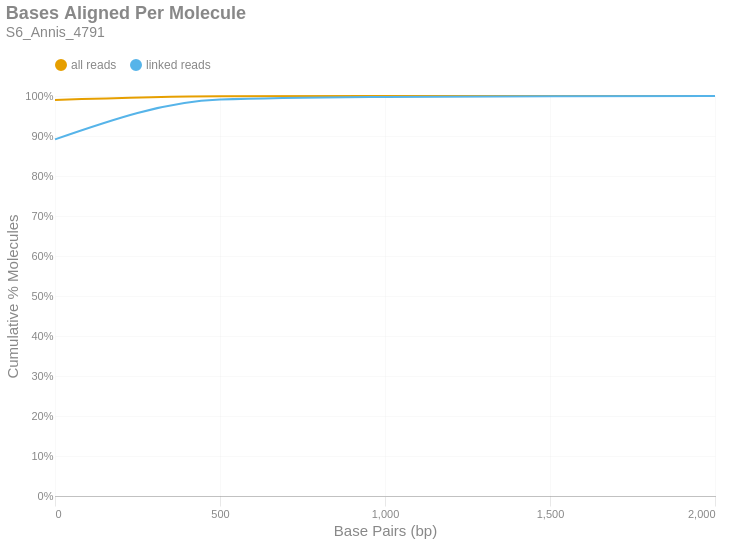

Notebook code for this chart:
### Markdown cell above
### Bases Aligned Per Molecule
This is a cumulative frequency distribution showing the number of base pairs aligned per unique molecule. These data are shown in 500 bp bins. There are two distributions: one with `all reads` (yellow) and another with only `linked reads` (blue). The percent of molecules in the `linked reads` distribution is relative to the total number of linked molecules.

### Code cell
if SKIPLR:
    print_html(f"Skipped")
else:
    binned_df = consolidated_hist(valids['aligned_bp'], mask, 500, True)
    with SafeRender(binned_df):
        (
            density_plot(binned_df, 'Bases Aligned Per Molecule', samplename, 'basesper')
            .encode(
                x=alt.X('bin:Q', title="Base Pairs (bp)").axis(tickMinStep=500).scale(padding=0),
                y=alt.Y('value:Q', title='Cumulative % Molecules')
                    .axis(format='%')
                    .scale(domain = [0,1])
                    .stack(False),
                color=alt.Color("key:N").scale(domain = ["all reads", "linked reads"]),
                tooltip = [
                    alt.Tooltip("key:N", title = "Data Type"),
                    alt.Tooltip("range_label:N", title="Bases Aligned Per Molecule"),
                    alt.Tooltip("value:Q", format = ".2%", title="% Molecules (Cum.)")
                ]
            )
        ).display()

### Figure 1 — Vega-Lite specification as saved in the notebook (floating-point values rounded to 4 significant figures)
{"width": "container", "height": 400, "config": {"title": {"anchor": "start", "dy": -15, "fontSize": 18, "color": "#888888", "subtitleColor": "#888888", "subtitleFontSize": 14}, "arc": {"fill": "#0072B2"}, "axis": {"domainColor": "#888888", "domainWidth": 0.5, "gridWidth": 0.2, "grid": false, "titleFontWeight": 400, "titleFontSize": 15, "labelFontSize": 11, "labelColor": "#888888", "tickColor": "#888888", "tickWidth": 0.2, "titleColor": "#888888"}, "axisBand": {"grid": false}, "axisX": {"grid": true, "tickSize": 10, "domainCap": "round"}, "axisY": {"domain": false, "grid": true, "tickSize": 0, "domainCap": "round"}, "background": "transparent", "header": {"labelFontSize": 15, "labelColor": "#888888", "titleFontSize": 15, "titleFontWeight": 600, "titleColor": "#888888"}, "legend": {"labelFont": "sans-serif", "labelFontSize": 12, "labelColor": "#888888", "symbolSize": 100, "symbolType": "circle", "titleFontSize": 12, "titlePadding": 10, "titleColor": "#888888", "title": null, "orient": "top"}, "range": {"category": ["#E69F00", "#56B4E9", "#009E73", "#F0E442", "#0072B2", "#D55E00", "#CC79A7", "#000000"], "diverging": ["#cfe8f3", "#a2d4ec", "#73bfe2", "#46abdb", "#1696d2", "#12719e"]}, "area": {"fill": "#0072B2", "fillOpacity": 0.7, "line": true, "strokeOpacity": 0.7}, "line": {"color": "#0072B2", "stroke": "#0072B2", "strokeWidth": 2}, "trail": {"color": "#0072B2", "stroke": "#0072B2", "strokeWidth": 0, "size": 1}, "point": {"filled": true, "fillOpacity": 1.0, "size": 95}, "text": {"color": "#888888", "fontSize": 11, "align": "right", "fontWeight": 400, "size": 11}, "bar": {"fill": "#0072B2", "stroke": null}, "view": {"stroke": null, "continuousWidth": 660, "continuousHeight": 400}}, "data": {"name": "data-58e9908290b9444a5c117518874c0f47"}, "mark": {"type": "line", "interpolate": "monotone", "point": {"opacity": 0, "size": 275}}, "encoding": {"color": {"field": "key", "scale": {"domain": ["all reads", "linked reads"]}, "type": "nominal"}, "tooltip": [{"field": "key", "title": "Data Type", "type": "nominal"}, {"field": "range_label", "title": "Bases Aligned Per Molecule", "type": "nominal"}, {"field": "value", "format": ".2%", "title": "% Molecules (Cum.)", "type": "quantitative"}], "x": {"axis": {"tickMinStep": 500}, "field": "bin", "scale": {"padding": 0}, "title": "Base Pairs (bp)", "type": "quantitative"}, "y": {"axis": {"format": "%"}, "field": "value", "scale": {"domain": [0, 1]}, "stack": false, "title": "Cumulative % Molecules", "type": "quantitative"}}, "params": [{"name": "param_c36ac31b6afebe62", "select": {"type": "point", "fields": ["key"]}, "bind": "legend"}], "title": {"text": "Bases Aligned Per Molecule", "subtitle": "S6_Annis_4791"}, "transform": [{"fold": ["all reads (cumsum)", "linked reads (cumsum)"]}, {"calculate": "replace(datum.key, ' (cumsum)', '')", "as": "key"}, {"filter": {"param": "param_c36ac31b6afebe62"}}], "usermeta": {"embedOptions": {"downloadFileName": "S6_Annis_4791.basesper"}}, "$schema": "https://vega.github.io/schema/vega-lite/v6.1.0.json", "datasets": {"data-58e9908290b9444a5c117518874c0f47": [{"bin": "0.0", "interval": "0.0-500.0", "all reads": 0.99, "linked reads": 0.8914, "all reads (cumsum)": 0.99, "linked reads (cumsum)": 0.8914, "range_label": "0-499"}, {"bin": "500.0", "interval": "500.0-1000.0", "all reads": 0.009229, "linked reads": 0.09959, "all reads (cumsum)": 0.9992, "linked reads (cumsum)": 0.991, "range_label": "500-999"}, {"bin": "1000.0", "interval": "1000.0-1500.0", "all reads": 0.0005761, "linked reads": 0.006629, "all reads (cumsum)": 0.9998, "linked reads (cumsum)": 0.9976, "range_label": "1000-1499"}, {"bin": "1500.0", "interval": "1500.0-2000.0", "all reads": 0.000163, "linked reads": 0.001915, "all reads (cumsum)": 1.0, "linked reads (cumsum)": 0.9996, "range_label": "1500-1999"}, {"bin": "2000.0", "interval": "2000.0-2500.0", "all reads": 3.261e-05, "linked reads": 0.000442, "all reads (cumsum)": 1.0, "linked reads (cumsum)": 1.0, "range_label": "2000-2499"}]}}
